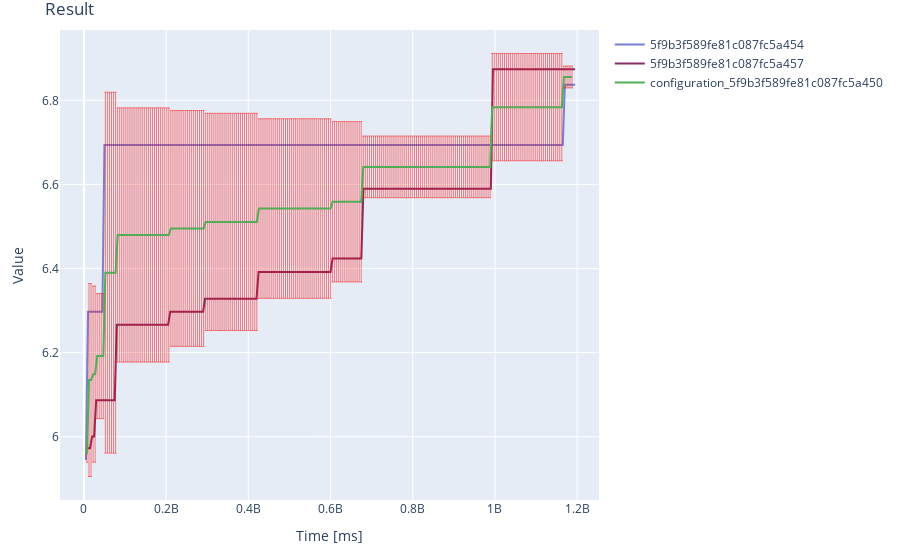

Here is the notebook cell this chart was saved with:
### Code cell
data_pack = cb_computation_series_api.best_n_for_configuration(n, field, configuration0, goal, kind)
plot_builder(data_pack).plot()

### Figure 1 — Plotly figure (JSON) as saved in the notebook; plotly's stock layout.template omitted (floating-point values rounded to 4 significant figures; data arrays with more than 128 entries replaced by an {"elided": "..."} marker saying what was removed)
{"data": [{"line": {"color": "#797fd2"}, "marker": {"symbol": "circle"}, "mode": "lines", "name": "5f9b3f589fe81c087fc5a454", "type": "scatter", "x": {"elided": "239 float values"}, "y": {"elided": "239 float values"}}, {"line": {"color": "#862d62"}, "marker": {"symbol": "circle"}, "mode": "lines", "name": "5f9b3f589fe81c087fc5a457", "type": "scatter", "x": {"elided": "239 float values"}, "y": {"elided": "239 float values"}}, {"error_y": {"array": {"elided": "238 float values"}, "color": "red", "thickness": 0.5, "type": "data", "visible": true, "width": 1}, "line": {"color": "#53ac57"}, "marker": {"symbol": "circle"}, "mode": "lines", "name": "configuration_5f9b3f589fe81c087fc5a450", "type": "scatter", "x": {"elided": "238 float values"}, "y": {"elided": "238 float values"}}], "layout": {"margin": {"b": 60, "l": 60, "r": 30, "t": 30}, "showlegend": true, "title": {"text": "Result"}, "xaxis": {"title": {"text": "Time [ms]"}, "visible": true}, "yaxis": {"title": {"text": "Value"}, "visible": true}}}
